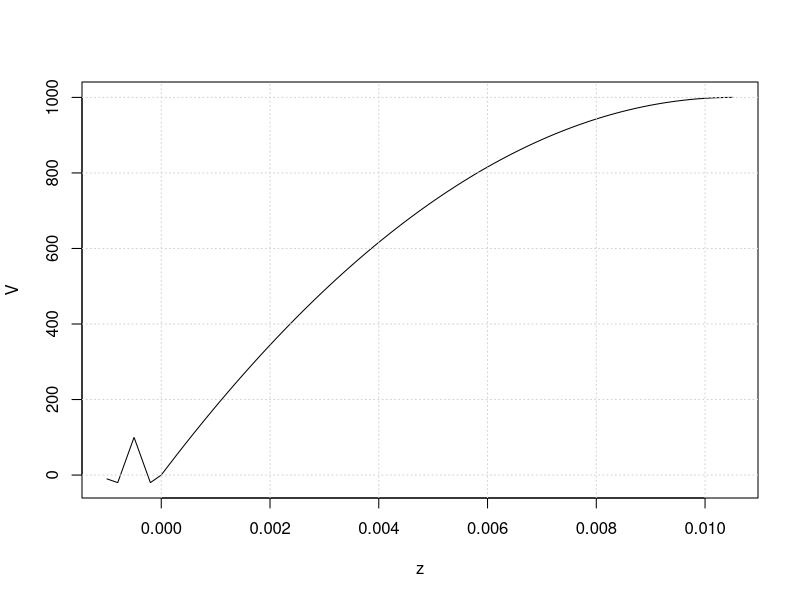
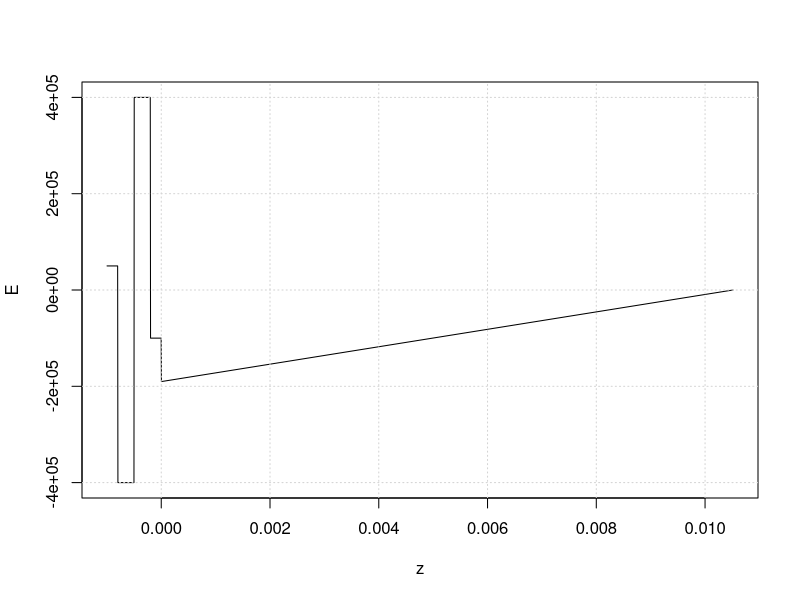

These charts were generated, in order, by the following R code:
data <- read.csv("VEz.csv", header=TRUE, colClasses = c("numeric","numeric","numeric"))
colnames(data) <- c("z","V","E")

plot(with(data, V ~ z), type = "l"); grid()
plot(with(data, E ~ z), type = "l"); grid()
